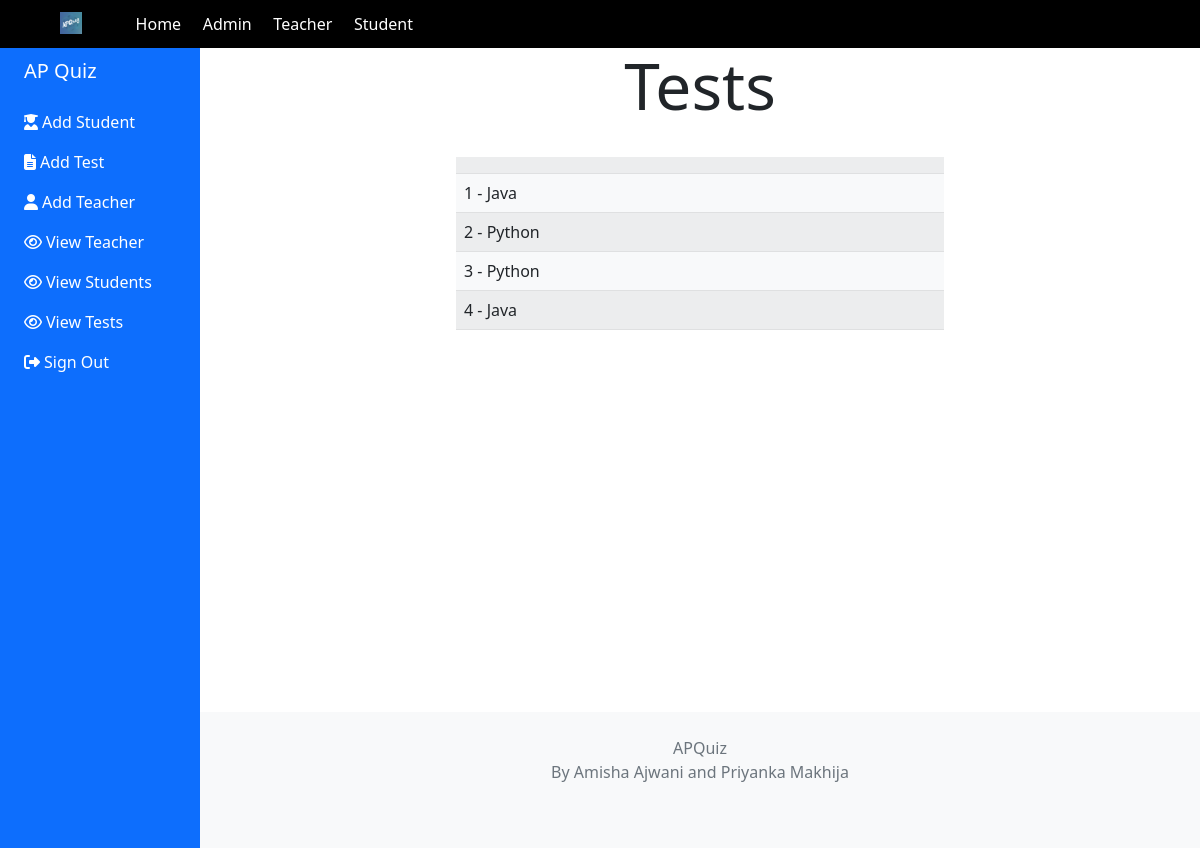
Screenshot of /ap/viewTests (signed in) with the database file from the repository.
### quiz/models.py (models this page shows, shortened)
class Test(models.Model):
    subject = models.ForeignKey(Subject,on_delete=models.CASCADE)
    teacher = models.ForeignKey(Teacher,on_delete=models.DO_NOTHING,null=True)
    testTag = models.CharField(max_length=1000,blank=True,null=True)
    testDescription = models.CharField(max_length=1000,blank=True,null=True)

class Subject(models.Model):
    subName = models.CharField(max_length=1000)

### controller/views.py (the view)
# urls.py: path('viewTests',views.viewTests),
@login_required(login_url="/ap/login")
@user_passes_test(is_admin)
def viewTests(request):
    t = Test.objects.all()
    return render(request,'controller/admin_viewtests.html',{"tests":t})

### controller/views.py (called while the page is built)
def is_admin(user):
    return user.is_superuser

### templates/controller/admin_viewtests.html (shortened to what this page needs)
{% extends 'quiz/base.html' %}
{% block heading %}Tests{% endblock %}
{% block dashboardItem1Icon %}fa fa-user-graduate{% endblock %}
{% block dashboardItem2Icon %}fa fa-file-alt{% endblock %}
{% block dashboardItem3Icon %}fa fa-user{% endblock %}
{% block dashboardItem4Icon %}fa fa-eye{% endblock %}
{% block dashboardItem5Icon %}fa fa-eye{% endblock %}
{% block dashboardItem6Icon %}fa fa-eye{% endblock %}
{% block dashboardItem7Icon %}fas fa-sign-out-alt{% endblock %}
{% block dashboardItem1 %}Add Student{% endblock %}
{% block dashboardItem2 %}Add Test{% endblock %}
{% block dashboardItem3 %}Add Teacher{% endblock %}
{% block dashboardItem4 %}View Teacher{% endblock %}
{% block dashboardItem5 %}View Students{% endblock %}
{% block dashboardItem6 %}View Tests{% endblock %}
{% block dashboardItem7 %}Sign Out{% endblock %}
{% block dashboardItem1Link %}/ap/addStudent{% endblock %}
{% block dashboardItem2Link %}/ap/addTest{% endblock %}
{% block dashboardItem3Link %}/ap/addTeacher{% endblock %}
{% block dashboardItem4Link %}/ap/viewTeachers{% endblock %}
{% block dashboardItem5Link %}/ap/viewStudents{% endblock %}
{% block dashboardItem6Link %}/ap/viewTests{% endblock %}
{% block dashboardItem7Link %}/logout{% endblock %}
{% load crispy_forms_tags %}
{% block content %}
<center>
    <table class="table table-light table-striped w-50">
        <tr>
            <th></th>
        </tr>
        {% for test in tests %}
        <tr>
            <td><a class="link-dark text-decoration-none" href = "/ap/viewTest/{{test.id}}"> {{test.id}} - {{test.subject.subName}} </a></td>
        </tr>
        {% endfor %}
    </table>
    </center>
{% endblock %}

### static/css/style.css (style rules this page uses)
body { margin: 0px; padding: 0px; overflow-x: hidden; }
::placeholder { color: white; }
body { background:#F5F5F5; margin-top:20px; }

### rows the page displays
Test: id "1", subject.subName "Java"
Test: id "2", subject.subName "Python"
Test: id "3", subject.subName "Python"
Test: id "4", subject.subName "Java"
